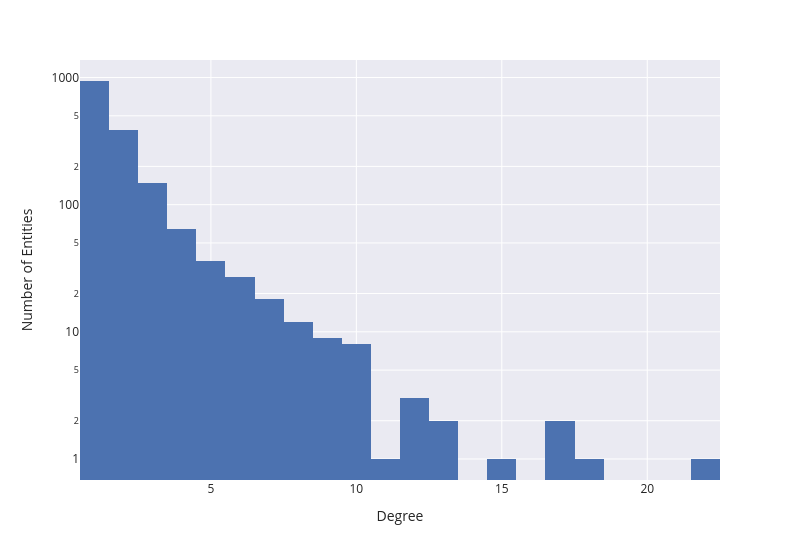

Write notebook code for a chart like this one.
### Markdown cell above
- Degree

### Code cell
fig = px.histogram(
    data_frame = node_level,
    x = "degree",
    width = 800,
    log_y=True
)

fig.update_layout(xaxis_title = "Degree", yaxis_title = "Number of Entities")
save_fig(fig, 'node_degree_distribution.svg')
show(fig)

### Figure 1 — Plotly figure (JSON) as saved in the notebook; plotly's stock layout.template omitted (floating-point values rounded to 4 significant figures; data arrays with more than 128 entries replaced by an {"elided": "..."} marker saying what was removed)
{"data": [{"bingroup": "x", "hovertemplate": "degree=%{x}<br>count=%{y}<extra></extra>", "legendgroup": "", "marker": {"color": "rgb(76,114,176)", "pattern": {"shape": ""}}, "name": "", "orientation": "v", "showlegend": false, "type": "histogram", "x": {"elided": "1661 int values"}, "xaxis": "x", "yaxis": "y"}], "layout": {"barmode": "relative", "font": {"size": 12}, "legend": {"tracegroupgap": 0}, "margin": {"t": 60}, "width": 800, "xaxis": {"anchor": "y", "domain": [0, 1], "title": {"text": "Degree"}}, "yaxis": {"anchor": "x", "domain": [0, 1], "title": {"text": "Number of Entities"}, "type": "log"}}}
